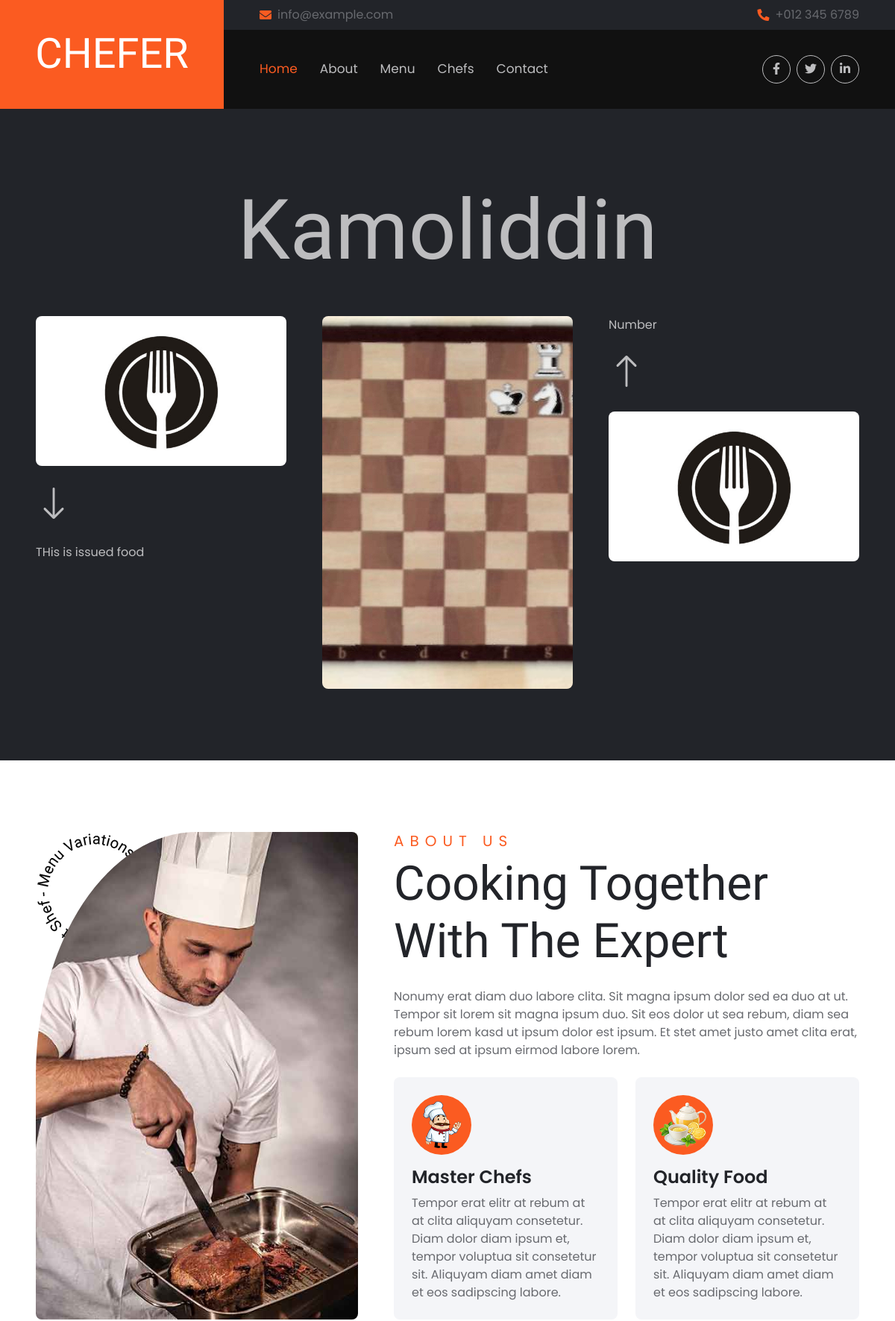
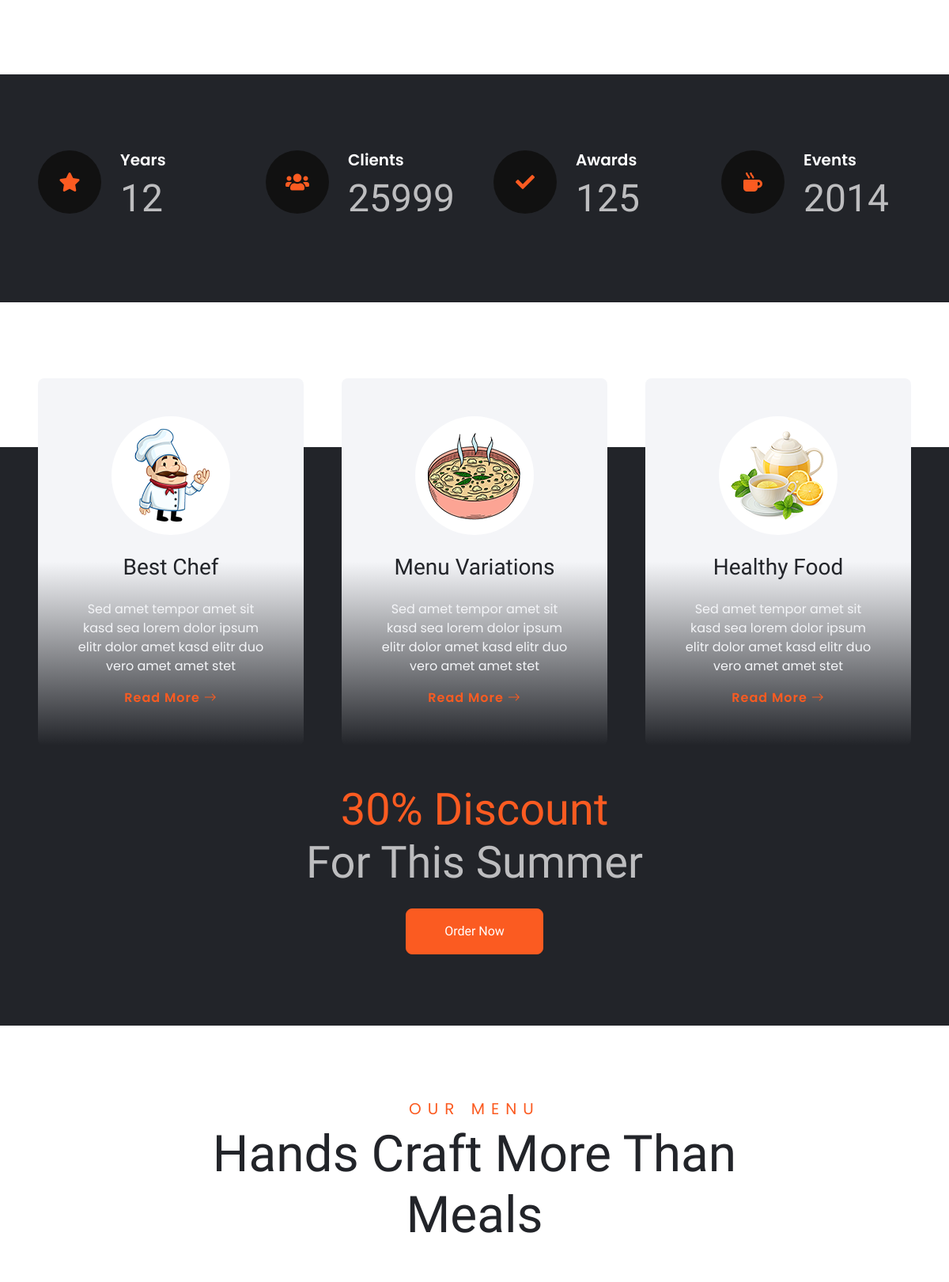
The page / (upper part) on the database its author committed (2 pictures, top to bottom).
### home/models.py (models this page shows, shortened)
class Chef(models.Model):
    name = models.CharField(max_length=30)
    image = models.ImageField(upload_to='chefs/', default='chef_default.png', blank=True)
    position = models.CharField(max_length=30)

class About(models.Model):
    years = models.IntegerField()
    clients = models.IntegerField()
    awards = models.IntegerField()
    events = models.IntegerField()

### menu/models.py (models this page shows, shortened)
class Menu(models.Model):
    name = models.CharField(max_length=70)
    summ = models.CharField(max_length=500, null=True, blank=True)
    price = models.DecimalField(max_digits=10, decimal_places=2)
    image = models.ImageField(upload_to='menus/', blank=True, default='menu_default.jpg')

### home/views.py (the view)
# urls.py: path('', HomeView.as_view(), name='home'),
class HomeView(View):
    def get(self, request):
        chefs = Chef.objects.all().order_by('-id')[:3]
        menus = Menu.objects.all().order_by('-id')[:6]
        about = About.objects.all().first()
        menus_2, menus_all = menus[:2], menus[2:]
        main_chef = Chef.objects.filter(position='main').first()
        context = {
            'chefs':chefs,
            'menus_2':menus_2,
            'menus':menus_all,
            'main_chef':main_chef,
            'about':about
        }
        return render(request, 'index.html', context)

### templates/index.html (shortened to what this page needs)
{% extends 'base.html' %}
{% load static %}
{% block content %}
    <div class="container-fluid p-5 mb-5 bg-dark text-secondary">
        <div class="row g-5 py-5">
            <div class="col-12 wow fadeIn" data-wow-delay="0.1s">
                <h1 class="display-1 text-secondary text-center mb-0">{{main_chef.name}}</h1>
            </div>
            <div class="col-lg-4 wow fadeIn" data-wow-delay="0.1s">
                <img class="img-fluid rounded mb-3" src="{{menus_2.0.image.url}}">
                <p>
                    <i class="bi bi-arrow-down animate-up-down" style="font-size: 3rem;"></i>
                </p>
                <p class="mb-0">
                    {{menus_2.0.name}}
                </p>
            </div>
            <div class="col-lg-4 wow fadeIn" data-wow-delay="0.3s" style="min-height: 500px;">
                <div class="position-relative h-100">
                    <img class="position-absolute w-100 h-100 rounded" src="{{main_chef.image.url}}" style="object-fit: cover;">
                </div>
            </div>
            <div class="col-lg-4 wow fadeIn" data-wow-delay="0.5s">
                <p>
                    {{menus_2.1.name}}
                </p>
                <p>
                    <i class="bi bi-arrow-up animate-up-down" style="font-size: 3rem;"></i>
                </p>
                <img class="img-fluid rounded" src="{{menus_2.1.image.url}}">
            </div>
        </div>
    </div>
    <div class="container-fluid p-5">
        <div class="row gx-5">
            <div class="col-lg-5 mb-5 mb-lg-0 wow fadeIn" data-wow-delay="0.1s" style="min-height: 500px;">
                <div class="position-relative h-100">
                    <div class="position-absolute top-0 start-0 animate-rotate"
                        style="width: 160px; height: 160px;">
                    </div>
                    <img class="position-absolute w-100 h-100 rounded-circle rounded-bottom rounded-end"
                        src="{% static 'img/about.jpg' %}" style="object-fit: cover;">
                </div>
            </div>
            <div class="col-lg-7">
                <div class="mb-4 wow fadeIn" data-wow-delay="0.2s">
                    <h5 class="section-title">About Us</h5>
                    <h1 class="display-3 mb-0">Cooking Together With The Expert</h1>
                </div>
                <p class="mb-4 wow fadeIn" data-wow-delay="0.3s">Nonumy erat diam duo labore clita. Sit magna ipsum dolor sed ea duo at ut. Tempor sit
                    lorem sit magna ipsum duo. Sit eos dolor ut sea rebum, diam sea rebum lorem kasd ut ipsum dolor est
                    ipsum. Et stet amet justo amet clita erat, ipsum sed at ipsum eirmod labore lorem.</p>
                <div class="row">
                    <div class="col-sm-6 wow fadeIn" data-wow-delay="0.4s">
                        <div class="bg-light rounded p-4">
                            <img class="img-fluid bg-primary rounded-circle mb-3" src="{% static 'img/feature-1.png' %}" style="width: 80px; height: 80px;">
                            <h4>Master Chefs</h4>
                            <p class="mb-0">Tempor erat elitr at rebum at at clita aliquyam consetetur. Diam dolor diam
                                ipsum et, tempor voluptua sit consetetur sit. Aliquyam diam amet diam et eos sadipscing
                                labore.</p>
                        </div>
                    </div>
                    <div class="col-sm-6 wow fadeIn" data-wow-delay="0.5s">
                        <div class="bg-light rounded p-4">
                            <img class="img-fluid bg-primary rounded-circle mb-3" src="{% static 'img/feature-3.png' %}" style="width: 80px; height: 80px;">
                            <h4>Quality Food</h4>
                            <p class="mb-0">Tempor erat elitr at rebum at at clita aliquyam consetetur. Diam dolor diam
                                ipsum et, tempor voluptua sit consetetur sit. Aliquyam diam amet diam et eos sadipscing
                                labore.</p>
                        </div>
                    </div>
                </div>
            </div>
        </div>
    </div>
    <div class="container-fluid bg-dark facts p-5 my-5">
        <div class="row gx-5 gy-4 py-5">
            <div class="col-lg-3 col-md-6 wow fadeIn" data-wow-delay="0.1s">
                <div class="d-flex">
                    <div class="rounded-circle d-flex align-items-center justify-content-center mb-3"
                        style="width: 80px; height: 80px; background: #111111;">
                        <i class="fa fa-star fs-4 text-primary"></i>
                    </div>
                    <div class="ps-4">
                        <h5 class="text-white">Years</h5>
                        <h1 class="display-5 text-secondary mb-0" data-toggle="counter-up">{{about.years}}</h1>
                    </div>
                </div>
            </div>
            <div class="col-lg-3 col-md-6 wow fadeIn" data-wow-delay="0.2s">
                <div class="d-flex">
                    <div class="rounded-circle d-flex align-items-center justify-content-center mb-3"
                        style="width: 80px; height: 80px; background: #111111;">
                        <i class="fa fa-users fs-4 text-primary"></i>
                    </div>
                    <div class="ps-4">
                        <h5 class="text-white">Clients</h5>
                        <h1 class="display-5 text-secondary mb-0" data-toggle="counter-up">{{about.clients}}</h1>
                    </div>
                </div>
            </div>
            <div class="col-lg-3 col-md-6 wow fadeIn" data-wow-delay="0.3s">
                <div class="d-flex">
                    <div class="rounded-circle d-flex align-items-center justify-content-center mb-3"
                        style="width: 80px; height: 80px; background: #111111;">
                        <i class="fa fa-check fs-4 text-primary"></i>
                    </div>
                    <div class="ps-4">
                        <h5 class="text-white">Awards</h5>
                        <h1 class="display-5 text-secondary mb-0" data-toggle="counter-up">{{about.awards}}</h1>
                    </div>
                </div>
            </div>
            <div class="col-lg-3 col-md-6 wow fadeIn" data-wow-delay="0.4s">
                <div class="d-flex">
                    <div class="rounded-circle d-flex align-items-center justify-content-center mb-3"
                        style="width: 80px; height: 80px; background: #111111;">
                        <i class="fa fa-mug-hot fs-4 text-primary"></i>
                    </div>
                    <div class="ps-4">
                        <h5 class="text-white">Events</h5>
                        <h1 class="display-5 text-secondary mb-0" data-toggle="counter-up">{{about.events}}</h1>
                    </div>
                </div>
            </div>
        </div>
    </div>
    <div class="container-fluid feature position-relative p-5 pb-0 mt-5">
        <div class="row g-5 gb-5">
            <div class="col-lg-4 col-md-6 wow fadeIn" data-wow-delay="0.1s">
                <div class="feature-item rounded text-center p-5">
                    <img class="img-fluid bg-white rounded-circle" src="{% static 'img/feature-1.png' %}" style="width: 150px; height: 150px;">
                    <h3 class="my-4">Best Chef</h3>
                    <p class="text-light">Sed amet tempor amet sit kasd sea lorem dolor ipsum elitr dolor amet kasd
                        elitr duo vero amet amet stet</p>
                    <a class="font-body" style="letter-spacing: 1px;" href="">Read More <i
                            class="bi bi-arrow-right"></i></a>
                </div>
            </div>
            <div class="col-lg-4 col-md-6 wow fadeIn" data-wow-delay="0.3s">
                <div class="feature-item rounded text-center p-5">
                    <img class="img-fluid bg-white rounded-circle" src="{% static 'img/feature-2.png' %}" style="width: 150px; height: 150px;">
                    <h3 class="my-4">Menu Variations</h3>
                    <p class="text-light">Sed amet tempor amet sit kasd sea lorem dolor ipsum elitr dolor amet kasd
                        elitr duo vero amet amet stet</p>
                    <a class="font-body" style="letter-spacing: 1px;" href="{% url 'menu' %}">Read More <i
                            class="bi bi-arrow-right"></i></a>
                </div>
            </div>
            <div class="col-lg-4 col-md-6 wow fadeIn" data-wow-delay="0.5s">
                <div class="feature-item rounded text-center p-5">
                    <img class="img-fluid bg-white rounded-circle" src="{% static 'img/feature-3.png' %}" style="width: 150px; height: 150px;">
                    <h3 class="my-4">Healthy Food</h3>
                    <p class="text-light">Sed amet tempor amet sit kasd sea lorem dolor ipsum elitr dolor amet kasd
                        elitr duo vero amet amet stet</p>
                    <a class="font-body" style="letter-spacing: 1px;" href="">Read More <i
                            class="bi bi-arrow-right"></i></a>
                </div>
            </div>
            <div class="col-lg-12 col-md-6 text-center wow fadeIn" data-wow-delay="0.1s">
                <h1 class="display-4 text-secondary mb-4"><span class="text-primary">30% Discount</span><br> For This Summer</h1>
                <a href="" class="btn btn-primary py-3 px-5">Order Now</a>
            </div>
        </div>
    </div>
    <div class="container-fluid menu py-5 px-0">
        <div class="mb-5 text-center wow fadeIn" data-wow-delay="0.1s" style="max-width: 700px; margin: auto;">
            <h5 class="section-title">Our Menu</h5>
            <h1 class="display-3 mb-0">Hands Craft More Than Meals</h1>
        </div>
    </div>
{% endblock %}

### static/css/style.css (style rules this page uses)
h1, h2, h3, .font-heading { font-family: "Emblema One", system-ui; font-weight: 400; font-style: normal; }
h4, h5, h6, .font-body { font-family: "Poppins", sans-serif; font-weight: 600; font-style: normal; }
@media (min-width: 992px) { .display-1 { font-size: 7rem; } }
.btn { font-family: "Emblema One", system-ui; transition: .5s; }
.btn-primary { color: #FFFFFF; }
.section-title { color: var(--bs-primary); font-weight: 400; text-transform: uppercase; letter-spacing: .5rem; }
.animate-up-down { position: relative; animation: animateUpDown 1s ease infinite; }
.animate-rotate { position: absolute; animation: animateRotate 8s linear infinite; }
.feature { margin-bottom: 135px; }
.feature::after { position: absolute; content: ""; width: 100%; height: calc(100% - 45px); top: 135px; left: 0; background: var(--bs-dark); z-index: -1; }
.feature .feature-item { background: linear-gradient(var(--bs-light) 50%, var(--bs-dark)); }

### rows shown on the page
Chef: name "Kamoliddin", image (picture)
Menu: image (placeholder picture), name "THis is issued food"
Menu: name "Number", image (placeholder picture)
About: years "12", clients "25999", awards "125", events "2014"
